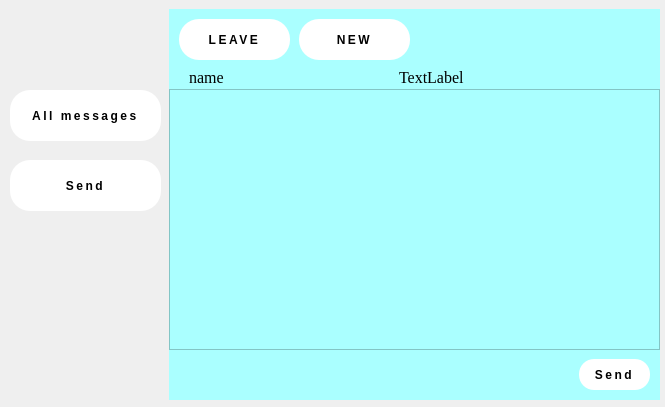
<?xml version="1.0" encoding="UTF-8"?>
<ui version="4.0">
 <class>Form</class>
 <widget class="QWidget" name="Form">
  <property name="geometry">
   <rect>
    <x>0</x>
    <y>0</y>
    <width>665</width>
    <height>407</height>
   </rect>
  </property>
  <property name="windowTitle">
   <string>Form</string>
  </property>
  <widget class="QPushButton" name="pushButton_3">
   <property name="geometry">
    <rect>
     <x>10</x>
     <y>90</y>
     <width>151</width>
     <height>51</height>
    </rect>
   </property>
   <property name="styleSheet">
    <string notr="true">#pushButton_3
{
 font-size: 12px;
 text-transform: uppercase;
 letter-spacing: 2.5px;
 font-weight: 500;
 color: #000;
 background-color: #fff;
 border: none;
 border-radius: 20px;
 outline: none;
}
#pushButton_3:hover{
background-color: #2EE59D;
 color: #fff;

}</string>
   </property>
   <property name="text">
    <string>All messages</string>
   </property>
  </widget>
  <widget class="QPushButton" name="pushButton_4">
   <property name="geometry">
    <rect>
     <x>10</x>
     <y>160</y>
     <width>151</width>
     <height>51</height>
    </rect>
   </property>
   <property name="styleSheet">
    <string notr="true">#pushButton_4
{

 text-transform: uppercase;
 letter-spacing: 2.5px;
 font-weight: 500;
 color: #000;
 background-color: #fff;
 border: none;
 border-radius: 20px;
}
#pushButton_4:hover{
background-color: #2EE59D;
 color: #fff;

}
</string>
   </property>
   <property name="text">
    <string>Send</string>
   </property>
  </widget>
  <widget class="QStackedWidget" name="stackedWidget">
   <property name="geometry">
    <rect>
     <x>169</x>
     <y>9</y>
     <width>491</width>
     <height>391</height>
    </rect>
   </property>
   <property name="styleSheet">
    <string notr="true"/>
   </property>
   <property name="currentIndex">
    <number>1</number>
   </property>
   <widget class="QWidget" name="page">
    <property name="styleSheet">
     <string notr="true"/>
    </property>
    <widget class="QListWidget" name="listWidget">
     <property name="geometry">
      <rect>
       <x>5</x>
       <y>1</y>
       <width>481</width>
       <height>381</height>
      </rect>
     </property>
     <property name="styleSheet">
      <string notr="true"/>
     </property>
     <property name="horizontalScrollBarPolicy">
      <enum>Qt::ScrollBarAsNeeded</enum>
     </property>
    </widget>
   </widget>
   <widget class="QWidget" name="page_2">
    <property name="styleSheet">
     <string notr="true">background-color: rgb(170, 255, 255);</string>
    </property>
    <widget class="QListWidget" name="listWidget_2">
     <property name="geometry">
      <rect>
       <x>0</x>
       <y>80</y>
       <width>491</width>
       <height>261</height>
      </rect>
     </property>
     <property name="sizePolicy">
      <sizepolicy hsizetype="Preferred" vsizetype="Preferred">
       <horstretch>0</horstretch>
       <verstretch>0</verstretch>
      </sizepolicy>
     </property>
     <property name="frameShape">
      <enum>QFrame::StyledPanel</enum>
     </property>
     <property name="verticalScrollMode">
      <enum>QAbstractItemView::ScrollPerPixel</enum>
     </property>
     <property name="horizontalScrollMode">
      <enum>QAbstractItemView::ScrollPerPixel</enum>
     </property>
     <property name="movement">
      <enum>QListView::Static</enum>
     </property>
     <property name="spacing">
      <number>3</number>
     </property>
     <property name="viewMode">
      <enum>QListView::ListMode</enum>
     </property>
     <property name="wordWrap">
      <bool>true</bool>
     </property>
     <property name="itemAlignment">
      <set>Qt::AlignLeading|Qt::AlignLeft|Qt::AlignTop</set>
     </property>
    </widget>
    <widget class="QPushButton" name="leave">
     <property name="geometry">
      <rect>
       <x>10</x>
       <y>10</y>
       <width>111</width>
       <height>41</height>
      </rect>
     </property>
     <property name="styleSheet">
      <string notr="true">#leave
{

 text-transform: uppercase;
 letter-spacing: 2.5px;
 font-weight: 500;
 color: #000;
 background-color: #fff;
 border: none;
 border-radius: 20px;
}
#leave:hover{
background-color: #2EE59D;
 color: #fff;

}
</string>
     </property>
     <property name="text">
      <string>LEAVE</string>
     </property>
    </widget>
    <widget class="QPushButton" name="new_2">
     <property name="geometry">
      <rect>
       <x>130</x>
       <y>10</y>
       <width>111</width>
       <height>41</height>
      </rect>
     </property>
     <property name="styleSheet">
      <string notr="true">#new_2
{

 text-transform: uppercase;
 letter-spacing: 2.5px;
 font-weight: 500;
 color: #000;
 background-color: #fff;
 border: none;
 border-radius: 20px;
}
#new_2:hover{
background-color: #2EE59D;
 color: #fff;

}
</string>
     </property>
     <property name="text">
      <string>NEW</string>
     </property>
    </widget>
    <widget class="QLabel" name="name2">
     <property name="geometry">
      <rect>
       <x>20</x>
       <y>60</y>
       <width>181</width>
       <height>16</height>
      </rect>
     </property>
     <property name="font">
      <font>
       <family>Times New Roman</family>
       <pointsize>12</pointsize>
      </font>
     </property>
     <property name="text">
      <string>name</string>
     </property>
    </widget>
    <widget class="QLabel" name="number2">
     <property name="geometry">
      <rect>
       <x>230</x>
       <y>60</y>
       <width>201</width>
       <height>16</height>
      </rect>
     </property>
     <property name="font">
      <font>
       <family>Times New Roman</family>
       <pointsize>12</pointsize>
      </font>
     </property>
     <property name="text">
      <string>TextLabel</string>
     </property>
    </widget>
    <widget class="QPushButton" name="sendMsgBtn">
     <property name="geometry">
      <rect>
       <x>410</x>
       <y>350</y>
       <width>71</width>
       <height>31</height>
      </rect>
     </property>
     <property name="styleSheet">
      <string notr="true">#sendMsgBtn
{

 text-transform: uppercase;
 letter-spacing: 2.5px;
 font-weight: 500;
 color: #000;
 background-color: #fff;
 border: none;
 border-radius: 15px;
}
#sendMsgBtn:hover{
background-color: #2EE59D;
 color: #fff;

}
</string>
     </property>
     <property name="text">
      <string>Send</string>
     </property>
    </widget>
    <widget class="QWidget" name="widget" native="true">
     <property name="geometry">
      <rect>
       <x>0</x>
       <y>350</y>
       <width>391</width>
       <height>31</height>
      </rect>
     </property>
    </widget>
   </widget>
  </widget>
 </widget>
 <resources/>
 <connections/>
</ui>
